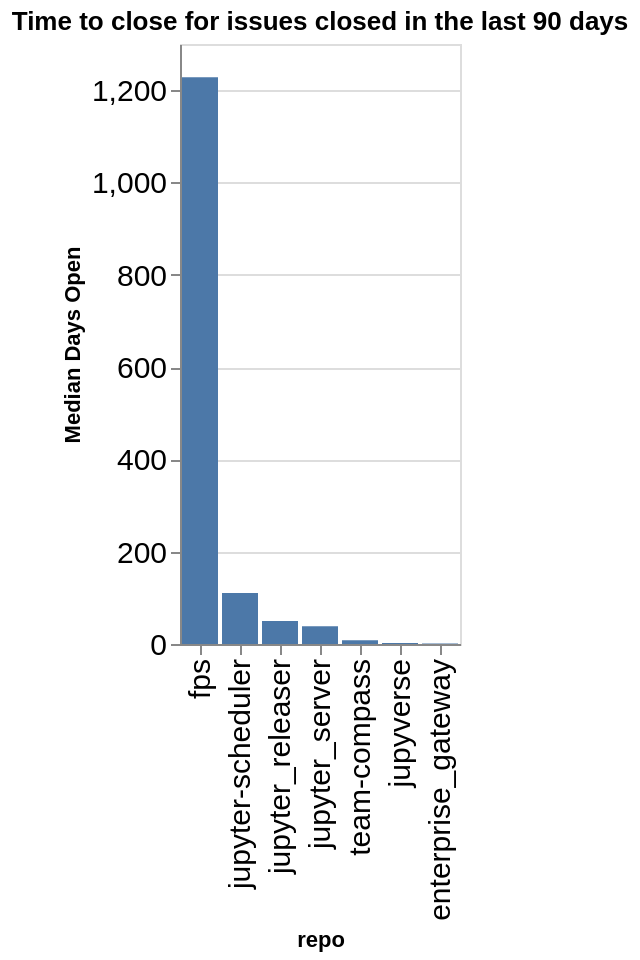

Here is the notebook cell this chart was saved with:
### Code cell
time_open = closed.groupby(['org', 'repo']).agg({'time_open': 'median'}).reset_index()
time_open['time_open'] = time_open['time_open'] / (60 * 60 * 24)
time_open['org/repo'] = time_open.apply(lambda a: a['org'] + '/' + a['repo'], axis=1)
sorted_vals = time_open.sort_values(['org', 'time_open'], ascending=False)['repo'].values
alt.Chart(data=time_open, title=f"Time to close for issues closed in the last {n_days} days").mark_bar().encode(
    x=alt.X('repo', sort=alt.Sort(sorted_vals.tolist())),
    y=alt.Y('time_open', title="Median Days Open"),
)

### Figure 1 — Vega-Lite specification as saved in the notebook (floating-point values rounded to 4 significant figures)
{"config": {"axisLeft": {"labelFontSize": 15}, "axisBottom": {"labelFontSize": 15}}, "data": {"name": "data-729c6c227fe05d15297e640d6ced72c5"}, "mark": {"type": "bar"}, "encoding": {"x": {"field": "repo", "sort": ["fps", "jupyter-scheduler", "jupyter_releaser", "jupyter_server", "team-compass", "jupyverse", "enterprise_gateway"], "type": "nominal"}, "y": {"field": "time_open", "title": "Median Days Open", "type": "quantitative"}}, "title": "Time to close for issues closed in the last 90 days", "$schema": "https://vega.github.io/schema/vega-lite/v5.20.1.json", "datasets": {"data-729c6c227fe05d15297e640d6ced72c5": [{"org": "jupyter-server", "repo": "enterprise_gateway", "time_open": 1.08, "org/repo": "jupyter-server/enterprise_gateway"}, {"org": "jupyter-server", "repo": "fps", "time_open": 1228.0, "org/repo": "jupyter-server/fps"}, {"org": "jupyter-server", "repo": "jupyter-scheduler", "time_open": 110.2, "org/repo": "jupyter-server/jupyter-scheduler"}, {"org": "jupyter-server", "repo": "jupyter_releaser", "time_open": 49.91, "org/repo": "jupyter-server/jupyter_releaser"}, {"org": "jupyter-server", "repo": "jupyter_server", "time_open": 38.55, "org/repo": "jupyter-server/jupyter_server"}, {"org": "jupyter-server", "repo": "jupyverse", "time_open": 2.198, "org/repo": "jupyter-server/jupyverse"}, {"org": "jupyter-server", "repo": "team-compass", "time_open": 8.338, "org/repo": "jupyter-server/team-compass"}]}}
